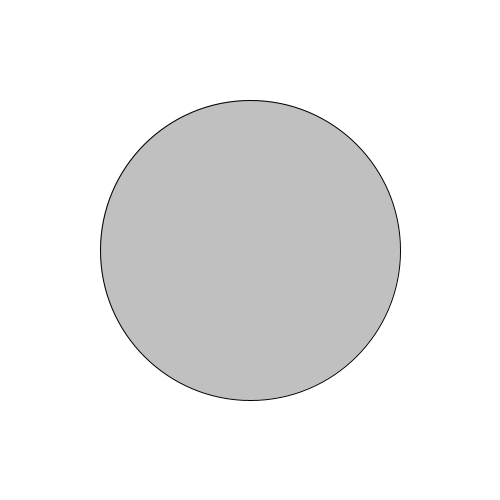
Frame 1 (no input)
Frame 60 (the mouse pressed at the canvas centre just before this capture): identical to frame 1, image omitted
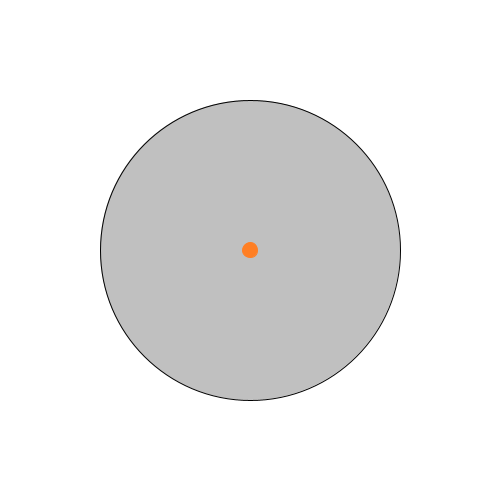
Frame 120 (the mouse held since frame 60 and released just before this capture)

The Processing sketch that drew these frames (run headless with seeded random() and noise(); from frame 60 on, the mouse is pressed at the canvas centre):

// Processing sketch: RotationalDynamics
// ── RotationalDynamics.pde
Circle circle;

void setup() {
  size(500, 500);

  background(255);

  circle = new Circle(300);
}

void draw() {
  background(255);

  circle.update();

  circle.display();
}

void mousePressed() {
  circle.clicked(mouseX, mouseY);
}

void mouseReleased() {
  circle.stopDragging(mouseX, mouseY);
}

// ── Circle.pde
class Circle {
  float mass;

  PVector center;

  float angle = 0;

  float aVelocity = 0;

  float aAcceleration = 0;

  // holds the offset for when object is clicked on
  PVector dragOffset;

  PVector startPointOfDragging;

  PVector endPointOfDragging;

  boolean dragging;

  boolean iFinished;

  Circle(float m) {
    mass = m;

    center = new PVector(width / 2, height / 2);

    dragOffset = new PVector(0.0, 0.0);

    startPointOfDragging = new PVector(0, 0);

    endPointOfDragging = new PVector(0, 0);

    dragging = false;

    iFinished = false;
  }

  void update() {
    aVelocity += aAcceleration;

    angle += aVelocity;

    aAcceleration = 0;
  }

  void display() {
    stroke(0);

    fill(175, 200);

    translate(width / 2, height / 2);

    rotate(angle);

    ellipse(0, 0, mass, mass);

    if (dragging) {
      stroke(#FF7F24);

      fill(#FF7F24);

      ellipse(startPointOfDragging.x - width / 2, startPointOfDragging.y - height / 2, 15, 15);
    }

    if (!dragging && iFinished) {
      stroke(#545454);

      fill(#545454);

      line(startPointOfDragging.x - width / 2, startPointOfDragging.y - height / 2, endPointOfDragging.x - width / 2, endPointOfDragging.y - height / 2);
    }
  }

  // The methods below are for mouse interaction
  void clicked(int mx, int my) {
    startPointOfDragging.set(mx, my);

    float d = startPointOfDragging.dist(center);

    if (d <= mass / 2) {
      dragging = true;
    } else {
      dragging = false;

      iFinished = false;
    }
  }

  void stopDragging(float mx, float my) {
    endPointOfDragging.set(mx, my);

    if (dragging) {
      dragging = false;

      iFinished = true;

      dragOffset = PVector.sub(endPointOfDragging, startPointOfDragging);

      float f = dragOffset.mag();

      PVector leverArm = PVector.sub(startPointOfDragging, center);

      float leverArmLength = leverArm.mag();

      float inertia = mass * leverArmLength * leverArmLength;

      float theta = PVector.angleBetween(leverArm, dragOffset);

      float torque = f * leverArmLength * sin(theta);

      if (theta < PI / 2) {
        torque *= -1;

        aAcceleration = torque / inertia;
      }
    }
  }
}
